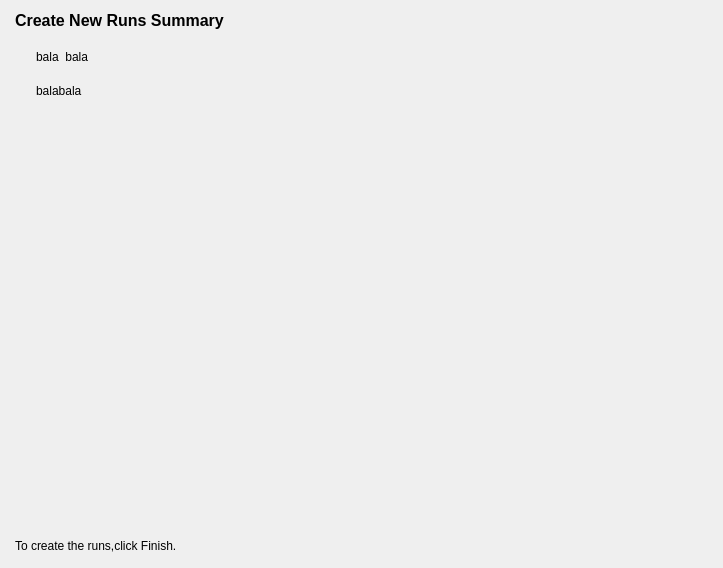
<?xml version="1.0" encoding="UTF-8"?>
<ui version="4.0">
 <class>RunsSummaryForm</class>
 <widget class="QWidget" name="RunsSummaryForm">
  <property name="geometry">
   <rect>
    <x>0</x>
    <y>0</y>
    <width>723</width>
    <height>568</height>
   </rect>
  </property>
  <property name="windowTitle">
   <string>Form</string>
  </property>
  <layout class="QVBoxLayout" name="verticalLayout_2">
   <property name="spacing">
    <number>20</number>
   </property>
   <property name="leftMargin">
    <number>15</number>
   </property>
   <property name="bottomMargin">
    <number>15</number>
   </property>
   <item>
    <widget class="QLabel" name="m_labelTitle">
     <property name="font">
      <font>
       <family>Arial</family>
       <pointsize>12</pointsize>
       <weight>75</weight>
       <bold>true</bold>
      </font>
     </property>
     <property name="text">
      <string>Create New Runs Summary</string>
     </property>
     <property name="textFormat">
      <enum>Qt::AutoText</enum>
     </property>
    </widget>
   </item>
   <item>
    <layout class="QHBoxLayout" name="horizontalLayout_3" stretch="3,97">
     <property name="spacing">
      <number>0</number>
     </property>
     <item>
      <widget class="QLabel" name="m_labelSynthPic">
       <property name="text">
        <string/>
       </property>
      </widget>
     </item>
     <item>
      <widget class="QLabel" name="m_labelSynth">
       <property name="text">
        <string>bala  bala</string>
       </property>
      </widget>
     </item>
    </layout>
   </item>
   <item>
    <layout class="QHBoxLayout" name="horizontalLayout_2" stretch="3,97">
     <property name="spacing">
      <number>0</number>
     </property>
     <item>
      <widget class="QLabel" name="m_labelImplePic">
       <property name="text">
        <string/>
       </property>
      </widget>
     </item>
     <item>
      <widget class="QLabel" name="m_labelImple">
       <property name="text">
        <string>balabala</string>
       </property>
       <property name="textFormat">
        <enum>Qt::AutoText</enum>
       </property>
       <property name="wordWrap">
        <bool>true</bool>
       </property>
      </widget>
     </item>
    </layout>
   </item>
   <item>
    <spacer name="verticalSpacer">
     <property name="orientation">
      <enum>Qt::Vertical</enum>
     </property>
     <property name="sizeHint" stdset="0">
      <size>
       <width>20</width>
       <height>449</height>
      </size>
     </property>
    </spacer>
   </item>
   <item>
    <widget class="QLabel" name="m_labelTail">
     <property name="text">
      <string>To create the runs,click Finish.</string>
     </property>
    </widget>
   </item>
  </layout>
 </widget>
 <resources/>
 <connections/>
</ui>
